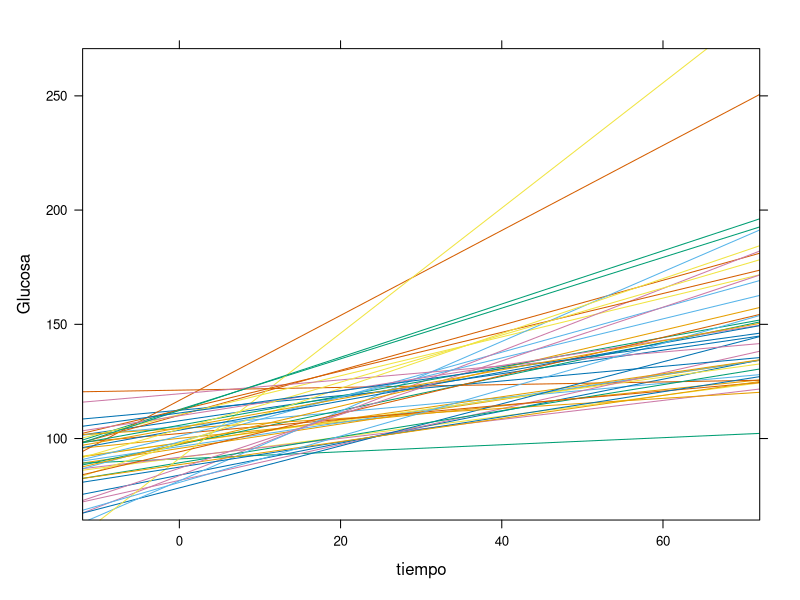

This chart was generated by the following R code: (Note: this script raises an error after producing the figure.)

# Leer la base de datos

base = read.csv("basededatos.csv")

str(base)
# Cambiar los factores

base$sustancia = factor(base$sustancia)
base$sujeto = factor(base$sujeto)

#continuo
base$tiempo1 = as.numeric(base$tiempo)
base$glucosa = as.numeric(base$glucosa)
# factor
base$tiempo = factor(base$tiempo)

# PRUEBA

base$sustancia1 = car::recode(base$sustancia, "'control' = 1; 'fibra' = 2; 'proteina' = 3; 'chocolate' = 4; 'cereal' = 5")

base$sustancia1
str(base)
###

table(base$sujeto)

# gráfico
library(lattice)

xyplot(glucosa~tiempo,group=sujeto,ylab="Glucosa",type="r",data = base)

beta0 = NULL
beta1 = NULL

ind=as.numeric(names(table(base$sujeto))) #esto es para hacerlos consecutivos

# options(contrasts=c("contr.sum","contr.poly"))
# options(contrasts=c("contr.treatment","contr.poly"))


for(i in 1:44) {
  mod=lm(glucosa ~ sustancia1, base[base$sujeto == ind[i],])
  beta0[i]=mod$coef[1]
  beta1[i]=mod$coef[2]
}



